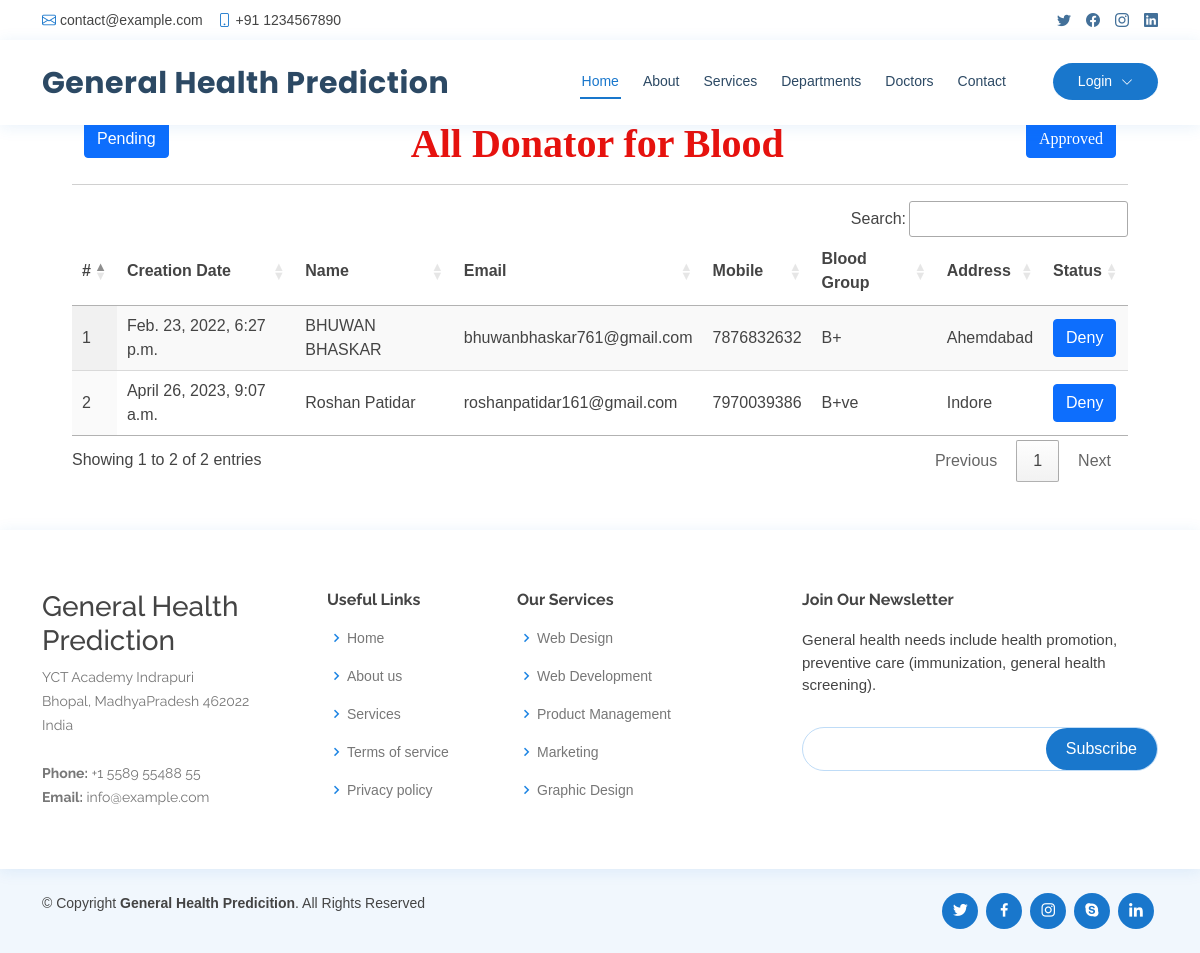
The page /donator_blood on the database its author committed.
### healthapp/models.py (models this page shows, shortened)
class Blood_Donation(models.Model):
    status = models.CharField(max_length=100, null=True, blank=True)
    user = models.ForeignKey(Patient, on_delete=models.CASCADE, null=True, blank=True)
    blood_group = models.CharField(max_length=100, null=True, blank=True)
    place = models.CharField(max_length=100, null=True, blank=True)
    purpose = models.CharField(max_length=100, null=True, blank=True)
    created = models.DateTimeField(auto_now=True,null=True)
    active = models.BooleanField(null=True, blank=True, default=False)

class Patient(models.Model):
    user = models.ForeignKey(User, on_delete=models.CASCADE, null=True)
    contact = models.CharField(max_length=100, null=True)
    address = models.CharField(max_length=100, null=True)
    dob = models.DateField(null=True)
    image = models.FileField(null=True)

### healthapp/views.py (the view)
# urls.py: path('donator_blood', donator_blood, name="donator_blood"),
def donator_blood(request):
    mydata = request.GET.get('action',0)
    data = Blood_Donation.objects.filter(purpose="Blood Donor")
    if mydata:
        data = data.filter(status=mydata)
    return render(request, 'donator_blood.html', {'data':data})

### healthapp/templates/donator_blood.html (shortened to what this page needs)
{% extends 'index.html' %}
{% load static %}
{% block body %}
<div class="container-fluid" style="width:90%;margin-top:10%">
                    <div class="container-fluid">
                      <a href="/donator_blood?action=Pending">
                        <button type="button" class="btn btn-primary pull-left">Pending</button>
                      </a>
                        <h1 align="center" style="font-weight:bold;font-family : 'Monotype Corsiva' ; color : #E6120E ;margin-top:4%">
                          {% if request.GET.action %} {{request.GET.action}} {% else %} All{% endif %} Donator for Blood
                      <a href="/donator_blood?action=Approved">
                        <button type="button" class="btn btn-primary pull-right">Approved</button>
                      </a>
                        </h1>
                         </div><hr>
                                <table id="example" class="display" style="width:100%">
                                  <thead>
                                    <tr>
                                      <th>#</th>
                                      <th>Creation Date</th>
                                      <th>Name</th>
                                      <th>Email</th>
                                      <th>Mobile</th>
                                      <th>Blood Group</th>
                                      <th>Address</th>
                                      <th>Status</th>
                                  </tr>
                              </thead>
                              <tbody>
                              {% for i in data %}
                                <tr>
                                  <td>{{forloop.counter}}</td>
                                  <td>{{i.created}}</td>
                                  <td>{{i.user.user.first_name}} {{i.user.user.last_name}}</td>
                                  <td>{{i.user.user.email}}</td>
                                  <td>{{i.user.contact}}</td>
                                  <td>{{i.blood_group}}</td>
                                  <td>{{i.place}}</td>
                                  <td>
                                    <a href="/change_status/{{i.id}}/?data={{request.get_full_path}}">
                                      <button type="button" class="btn btn-primary">{% if i.status == "Approved" %}Deny{% else %}Approve{% endif %} </button>
                                    </a>
                                  </td>
                              </tr>
                              {% endfor %}
                          </tbody>
                      </table>
                  </div>
{% endblock %}

### healthapp/static/css/style.css (style rules this page uses)
body { font-family: "Open Sans", sans-serif; color: #444444; }
a { color: #1977cc; text-decoration: none; }
h1, h2, h3, h4, h5, h6 { font-family: "Raleway", sans-serif; }

### healthapp/templates/donator_blood.html (style rules this page uses)
body { font-family: Arial, Helvetica, sans-serif; }

### rows shown on the page
Blood_Donation: created "Feb. 23, 2022, 6:27 p.m.", user.user.first_name "BHUWAN", user.user.last_name "BHASKAR", user.user.email "bhuwanbhaskar761@gmail.com", user.contact "7876832632", blood_group "B+", place "Ahemdabad", status "Deny"
Blood_Donation: created "April 26, 2023, 9:07 a.m.", user.user.first_name "Roshan", user.user.last_name "Patidar", user.user.email "roshanpatidar161@gmail.com", user.contact "7970039386", blood_group "B+ve", place "Indore", status "Deny"
